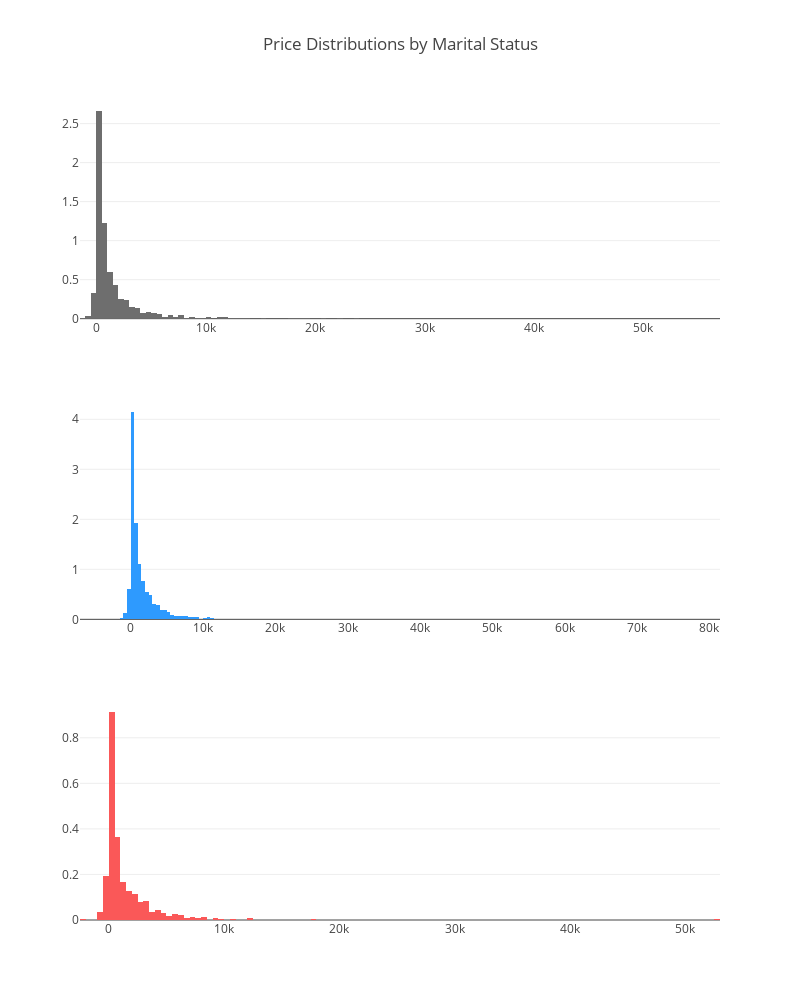

Notebook cell for this chart:
### Code cell
# Distribution of Balances by Marital status
single = df['balance'].loc[df['marital'] == 'single'].values
married = df['balance'].loc[df['marital'] == 'married'].values
divorced = df['balance'].loc[df['marital'] == 'divorced'].values


single_dist = go.Histogram(
    x=single,
    histnorm='density', 
    name='single',
    marker=dict(
        color='#6E6E6E'
    )
)


married_dist = go.Histogram(
    x=married,
    histnorm='density', 
    name='married',
    marker=dict(
        color='#2E9AFE'
    )
)

divorced_dist = go.Histogram(
    x=divorced,
    histnorm='density', 
    name='divorced',
    marker=dict(
        color='#FA5858'
    )
)


fig = tools.make_subplots(rows=3, print_grid=False)

fig.append_trace(single_dist, 1, 1)
fig.append_trace(married_dist, 2, 1)
fig.append_trace(divorced_dist, 3, 1)


fig['layout'].update(showlegend=False, title="Price Distributions by Marital Status",
                    height=1000, width=800)

iplot(fig, filename='custom-sized-subplot-with-subplot-titles')

### Figure 1 — Plotly figure (JSON) as saved in the notebook; plotly's stock layout.template omitted (floating-point values rounded to 4 significant figures; data arrays with more than 128 entries replaced by an {"elided": "..."} marker saying what was removed)
{"data": [{"histnorm": "density", "marker": {"color": "#6E6E6E"}, "name": "single", "x": {"elided": "3336 int values"}, "type": "histogram", "uid": "246e8bbc-007d-49be-b9cc-1789aec32e14", "xaxis": "x", "yaxis": "y"}, {"histnorm": "density", "marker": {"color": "#2E9AFE"}, "name": "married", "x": {"elided": "5815 int values"}, "type": "histogram", "uid": "74db3ad6-0d68-4d11-823e-0e015a5e417c", "xaxis": "x2", "yaxis": "y2"}, {"histnorm": "density", "marker": {"color": "#FA5858"}, "name": "divorced", "x": {"elided": "1174 int values"}, "type": "histogram", "uid": "92e9c444-726d-41d9-a68c-aeb510a1059d", "xaxis": "x3", "yaxis": "y3"}], "layout": {"xaxis": {"anchor": "y", "domain": [0, 1], "type": "linear", "range": [-1500.0, 57000.0], "autorange": true}, "yaxis": {"anchor": "x", "domain": [0.7333, 1], "range": [0, 2.802], "autorange": true}, "xaxis2": {"anchor": "y2", "domain": [0, 1], "type": "linear", "range": [-7000.0, 81500.0], "autorange": true}, "yaxis2": {"anchor": "x2", "domain": [0.3667, 0.6333], "range": [0, 4.373], "autorange": true}, "xaxis3": {"anchor": "y3", "domain": [0, 1], "type": "linear", "range": [-2500.0, 53000.0], "autorange": true}, "yaxis3": {"anchor": "x3", "domain": [0, 0.2667], "range": [0, 0.96], "autorange": true}, "showlegend": false, "title": {"text": "Price Distributions by Marital Status"}, "height": 1000, "width": 800}}
